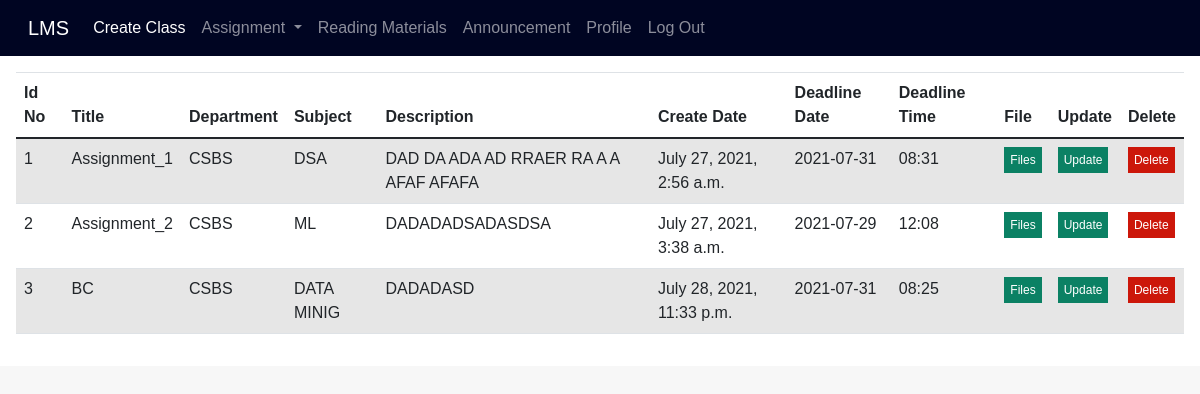
Page /view_assignment/ (signed in) on the earlier database version.
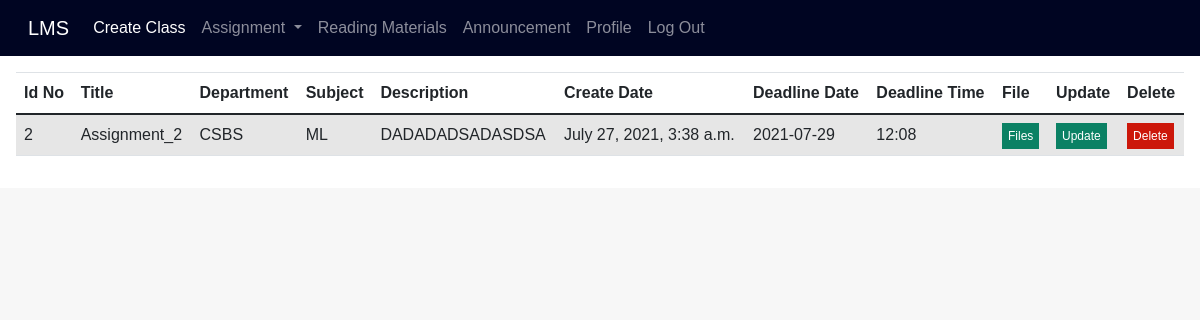
Same page on the later database version.
### lms_app/models.py (models this page shows)
class Create_assignment(models.Model):
    id = models.AutoField(primary_key=True)
    admin_id = models.IntegerField(unique=False)
    title = models.CharField(max_length=100,unique=False)
    department = models.CharField(max_length=100, unique=False)
    subject = models.CharField(max_length=100, unique=False)
    despription = models.CharField(max_length=700,unique=False)
    deadline_date = models.CharField(max_length=50,unique=False)
    deadline_time = models.CharField(max_length=50,unique=False)
    uploaded_date = models.DateTimeField(auto_now_add=True, null=True)
    file = models.CharField(max_length=500,unique=False)

### lms_app/views.py (the view)
# urls.py: path("view_assignment/",views.view_assignment, name='view_assignment'),
def view_assignment(requests):
    if 'teacher_id' in requests.session:
        id = requests.session['teacher_id']
        data = Create_assignment.objects.all().filter(admin_id=id)
        my_dic = {'records': data}
    return render(requests, 'view_assignment.html', context=my_dic)

### templates/view_assignment.html (shortened to what this page needs)
{% extends 'header.html' %}
{% block body_block %}
<div class="from_table">
    <table class="table table-striped ">
  <thead>
    <tr>
      <th scope="col">Id No</th>
      <th scope="col">Title</th>
      <th scope="col">Department</th>
      <th scope="col">Subject</th>
        <th scope="col">Description</th>
        <th scope="col">Create Date</th>
      <th scope="col">Deadline Date</th>
      <th scope="col">Deadline Time</th>
      <th scope="col">File</th>
       <th scope="col">Update</th>
        <th scope="col">Delete</th>
    </tr>
  </thead>
  <tbody>
{% if records %}
{%  for stat in records %}
    <tr>
      <td>{{stat.id}}</td>
      <td>{{stat.title}}</td>
      <td>{{stat.department}}</td>
      <td>{{stat.subject}}</td>
       <td>{{stat.despription}}</td>
      <td>{{stat.uploaded_date}}</td>
      <td>{{stat.deadline_date}}</td>
      <td>{{stat.deadline_time}}</td>
        <td><a href="{{stat.file}}" style="text-decoration: none; background: rgb(11, 129, 100); padding: 6px; color: white; font-size: 12px;">Files</a></td>
        <td><a href="{% url 'base:update_assignment' assignment_id=stat.id %}" style="text-decoration: none; background: rgb(11, 129, 100); padding: 6px; color: white; font-size: 12px;">Update</a></td>
        <td><a href="{% url 'base:delete_assignment' assignment_id=stat.id %}" style="text-decoration: none; background: rgb(204, 23, 10); padding: 6px; color: white; font-size: 12px;">Delete</a></td>
    </tr>
{% endfor %}
{%endif %}
  </tbody>
</table>
</div>
</body>
</html>
{% endblock %}

Differences in the rows shown:
removed Create_assignment: id "1", title "Assignment_1", department "CSBS", subject "DSA", despription "DAD DA ADA AD RRAER RA A A AFAF AFAFA", uploaded_date "July 27, 2021, 2:56 a.m.", deadline_date "2021-07-31", deadline_time "08:31"
removed Create_assignment: id "3", title "BC", department "CSBS", subject "DATA MINIG", despription "DADADASD", uploaded_date "July 28, 2021, 11:33 p.m.", deadline_date "2021-07-31", deadline_time "08:25"
